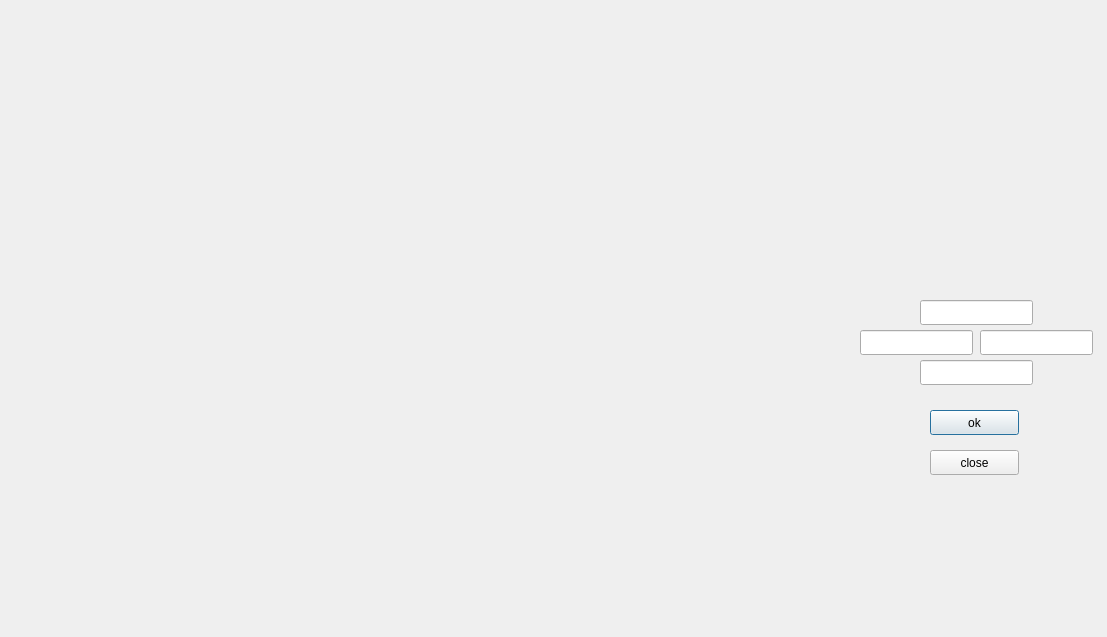
<?xml version="1.0" encoding="UTF-8"?>
<ui version="4.0">
 <class>graph</class>
 <widget class="QDialog" name="graph">
  <property name="geometry">
   <rect>
    <x>0</x>
    <y>0</y>
    <width>1107</width>
    <height>637</height>
   </rect>
  </property>
  <property name="windowTitle">
   <string>Dialog</string>
  </property>
  <widget class="QLineEdit" name="inputY1">
   <property name="geometry">
    <rect>
     <x>920</x>
     <y>300</y>
     <width>113</width>
     <height>25</height>
    </rect>
   </property>
  </widget>
  <widget class="QLineEdit" name="inputX1">
   <property name="geometry">
    <rect>
     <x>860</x>
     <y>330</y>
     <width>113</width>
     <height>25</height>
    </rect>
   </property>
  </widget>
  <widget class="QLineEdit" name="inputX2">
   <property name="geometry">
    <rect>
     <x>980</x>
     <y>330</y>
     <width>113</width>
     <height>25</height>
    </rect>
   </property>
  </widget>
  <widget class="QLineEdit" name="inputY2">
   <property name="geometry">
    <rect>
     <x>920</x>
     <y>360</y>
     <width>113</width>
     <height>25</height>
    </rect>
   </property>
  </widget>
  <widget class="QPushButton" name="pushButton_ok">
   <property name="geometry">
    <rect>
     <x>930</x>
     <y>410</y>
     <width>89</width>
     <height>25</height>
    </rect>
   </property>
   <property name="text">
    <string>ok</string>
   </property>
  </widget>
  <widget class="QPushButton" name="pushButton_Close">
   <property name="geometry">
    <rect>
     <x>930</x>
     <y>450</y>
     <width>89</width>
     <height>25</height>
    </rect>
   </property>
   <property name="text">
    <string>close</string>
   </property>
  </widget>
  <widget class="QLabel" name="label">
   <property name="geometry">
    <rect>
     <x>860</x>
     <y>70</y>
     <width>231</width>
     <height>191</height>
    </rect>
   </property>
   <property name="text">
    <string/>
   </property>
  </widget>
  <widget class="QCustomPlot" name="widget" native="true">
   <property name="geometry">
    <rect>
     <x>10</x>
     <y>10</y>
     <width>841</width>
     <height>621</height>
    </rect>
   </property>
  </widget>
 </widget>
 <customwidgets>
  <customwidget>
   <class>QCustomPlot</class>
   <extends>QWidget</extends>
   <header location="global">qcustomplot.h</header>
   <container>1</container>
  </customwidget>
 </customwidgets>
 <resources/>
 <connections/>
</ui>
